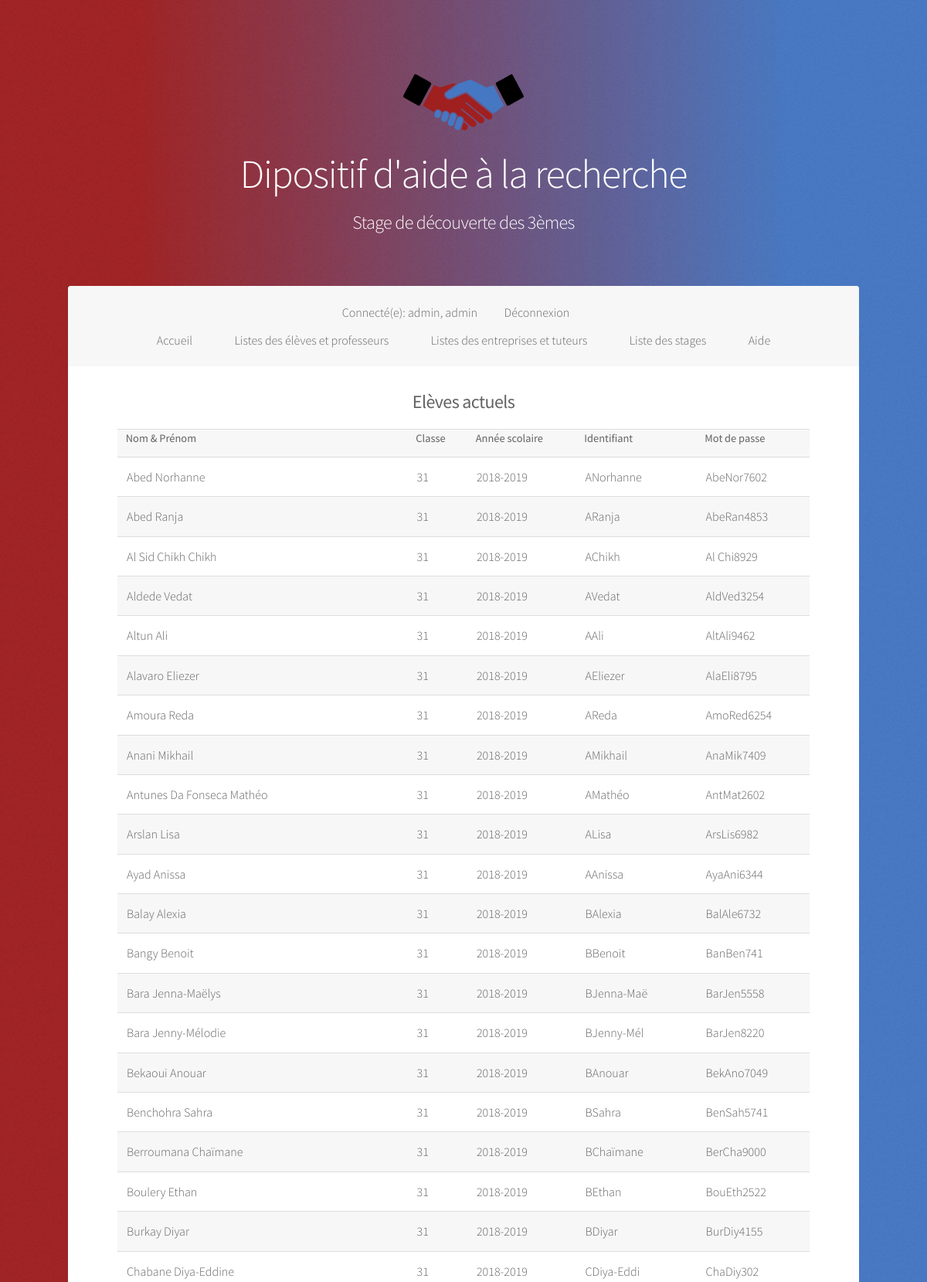
Screenshot of /Application/Stage/admin/listeSansStage.php (signed in, upper part) with the database file from the repository.
### tables this page shows
CREATE TABLE `usereleve` (
  `idUserEleve` int(200) NOT NULL,
  `nomEleve` text,
  `prenomEleve` text,
  `classeEleve` int(2) DEFAULT NULL,
  `anneeScolaire` text,
  `login` text,
  `password` text,
  `role` varchar(200) DEFAULT 'eleve',
  `present` tinyint(1) DEFAULT '1'
);

### Application/Stage/models/fonctions.php (called while the page is built, shortened)
<?php
require_once('connect-db.php');
	function elevesSansStage(){
		global $pdo;
		$req="SELECT * FROM usereleve WHERE idUserEleve NOT IN (SELECT idUserEleve FROM stage);";
		$query = $pdo->prepare($req);
		$query->execute();
		return $query->fetchAll();
	}
?>

### Application/Stage/admin/listeSansStage.php (the view, shortened to what this page needs)
<?php
if(($_SESSION['role'] == "prof")||($_SESSION['role'] == "admin")){
    ?>
    <!DOCTYPE HTML>
    <html>
    <head>
        <link rel="stylesheet" href="../assets/css/main.css" />
    </head>
    <?php
    require_once('../models/fonctions.php');
    $listeSansStage= elevesSansStage();
    ?>
    <body>
    <div id="wrapper">
        <header id="header" class="alt">
        <div class="logo"><img src="./../images/logo.svg" alt="" /></div>
        <h1>Dipositif d'aide à la recherche</h1>
    <h2>Stage de découverte des 3èmes</h2>
    </header>
    <nav id="nav">
        <ul>
        <li>
        <?php
        $log = $_SESSION['login'];
        $role = $_SESSION['role'];
        print ("Connecté(e): $log, $role");
        ?>
        </li>
        <li><a href=./../deconnexion.php>Déconnexion</a></li>
    </ul>
    <ul>
    <li><a href=./../home.php>Accueil</a></li>
    <li><a href=listes.php>Listes des élèves et professeurs</a></li>
    <li><a href=listesBis.php>Listes des entreprises et tuteurs</a></li>
    <li><a href=listesStages.php>Liste des stages</a></li>
    <li><a href=./../aide.php>Aide</a></li>
    </ul>
    </nav>
    <div id="main">
        <section id="intro" class="main">
        <center><h2><b>Elèves actuels</b></h2></center>
    <table>
    <tr>
    <th>Nom & Prénom</th>
    <th>Classe</th>
    <th>Année scolaire</th>
    <th>Identifiant</th>
    <th>Mot de passe</th>
    </tr>
    <?php foreach($listeSansStage as $eleve){
    if($eleve->present == 1){
    ?>
    <tr>
    <td><?php echo $eleve->nomEleve." ".$eleve->prenomEleve ?></td>
    <td><?php echo $eleve->classeEleve ?></td>
    <td><?php  echo $eleve->anneeScolaire ?></td>
    <td><?php echo $eleve->login ?></td>
    <td><?php echo $eleve->password ?></td>
    </tr>
    <?php }} ?>
    </table>
    </section>
    </div>
    </div>
    </body>
    </html>
    <?php
}
else
{
    header ('location: ./erreur.php');
}
?>

### rows the page displays
usereleve: nomEleve "Abed", prenomEleve "Norhanne", classeEleve "31", anneeScolaire "2018-2019", login "ANorhanne", password "AbeNor7602"
usereleve: nomEleve "Abed", prenomEleve "Ranja", classeEleve "31", anneeScolaire "2018-2019", login "ARanja", password "AbeRan4853"
usereleve: nomEleve "Al Sid Chikh", prenomEleve "Chikh", classeEleve "31", anneeScolaire "2018-2019", login "AChikh", password "Al Chi8929"
usereleve: nomEleve "Aldede", prenomEleve "Vedat", classeEleve "31", anneeScolaire "2018-2019", login "AVedat", password "AldVed3254"
usereleve: nomEleve "Altun", prenomEleve "Ali", classeEleve "31", anneeScolaire "2018-2019", login "AAli", password "AltAli9462"
usereleve: nomEleve "Alavaro", prenomEleve "Eliezer", classeEleve "31", anneeScolaire "2018-2019", login "AEliezer", password "AlaEli8795"
usereleve: nomEleve "Amoura", prenomEleve "Reda", classeEleve "31", anneeScolaire "2018-2019", login "AReda", password "AmoRed6254"
usereleve: nomEleve "Anani", prenomEleve "Mikhail", classeEleve "31", anneeScolaire "2018-2019", login "AMikhail", password "AnaMik7409"
usereleve: nomEleve "Antunes Da Fonseca", prenomEleve "Mathéo", classeEleve "31", anneeScolaire "2018-2019", login "AMathéo", password "AntMat2602"
usereleve: nomEleve "Arslan", prenomEleve "Lisa", classeEleve "31", anneeScolaire "2018-2019", login "ALisa", password "ArsLis6982"
usereleve: nomEleve "Ayad", prenomEleve "Anissa", classeEleve "31", anneeScolaire "2018-2019", login "AAnissa", password "AyaAni6344"
usereleve: nomEleve "Balay", prenomEleve "Alexia", classeEleve "31", anneeScolaire "2018-2019", login "BAlexia", password "BalAle6732"
usereleve: nomEleve "Bangy", prenomEleve "Benoit", classeEleve "31", anneeScolaire "2018-2019", login "BBenoit", password "BanBen741"
usereleve: nomEleve "Bara", prenomEleve "Jenna-Maëlys", classeEleve "31", anneeScolaire "2018-2019", login "BJenna-Maë", password "BarJen5558"
usereleve: nomEleve "Bara", prenomEleve "Jenny-Mélodie", classeEleve "31", anneeScolaire "2018-2019", login "BJenny-Mél", password "BarJen8220"
usereleve: nomEleve "Bekaoui", prenomEleve "Anouar", classeEleve "31", anneeScolaire "2018-2019", login "BAnouar", password "BekAno7049"
usereleve: nomEleve "Benchohra", prenomEleve "Sahra", classeEleve "31", anneeScolaire "2018-2019", login "BSahra", password "BenSah5741"
usereleve: nomEleve "Berroumana", prenomEleve "Chaïmane", classeEleve "31", anneeScolaire "2018-2019", login "BChaïmane", password "BerCha9000"
usereleve: nomEleve "Boulery", prenomEleve "Ethan", classeEleve "31", anneeScolaire "2018-2019", login "BEthan", password "BouEth2522"
usereleve: nomEleve "Burkay", prenomEleve "Diyar", classeEleve "31", anneeScolaire "2018-2019", login "BDiyar", password "BurDiy4155"
usereleve: nomEleve "Chabane", prenomEleve "Diya-Eddine", classeEleve "31", anneeScolaire "2018-2019", login "CDiya-Eddi", password "ChaDiy302"

### other values shown
$log "admin"
$role "admin"
